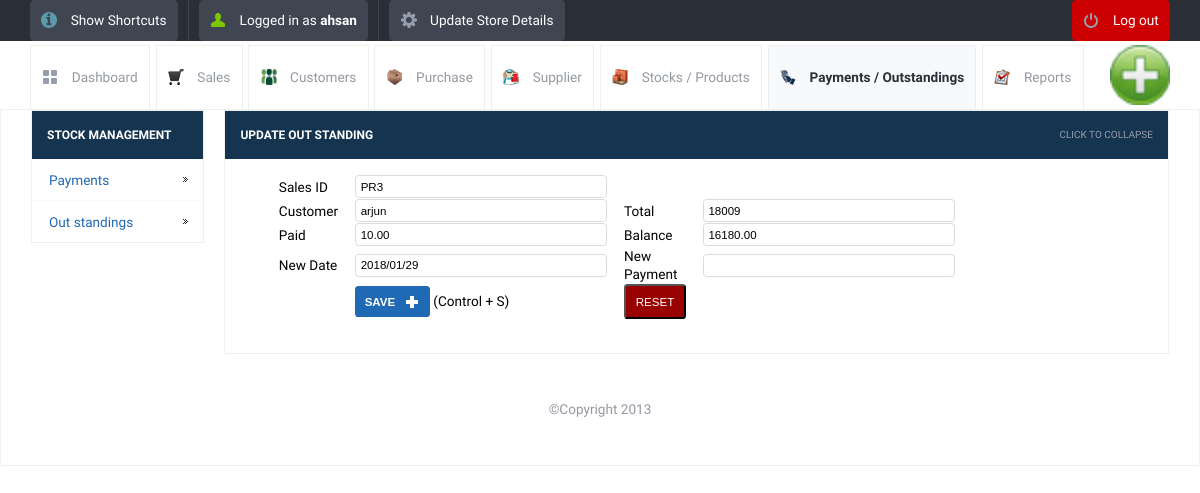
Screenshot of /update_out_standing.php?sid=PR3&table=stock_entries&return=view_out_standing.php (signed in) with the database file from the repository.
### tables this page shows
CREATE TABLE IF NOT EXISTS `stock_entries` (
  `id` int(10) unsigned NOT NULL AUTO_INCREMENT,
  `stock_id` varchar(120) NOT NULL,
  `stock_name` varchar(260) NOT NULL,
  `stock_supplier_name` varchar(200) NOT NULL,
  `category` varchar(120) NOT NULL,
  `quantity` int(11) NOT NULL,
  `company_price` decimal(10,2) NOT NULL,
  `selling_price` decimal(10,2) NOT NULL,
  `opening_stock` int(11) NOT NULL,
  `closing_stock` int(11) NOT NULL,
  `date` datetime NOT NULL,
  `username` varchar(120) NOT NULL,
  `type` varchar(50) NOT NULL,
  `salesid` varchar(120) NOT NULL,
  `total` decimal(10,2) NOT NULL,
  `payment` decimal(10,2) NOT NULL,
  `balance` decimal(10,2) NOT NULL,
  `mode` varchar(150) NOT NULL,
  `description` varchar(500) NOT NULL,
  `due` datetime NOT NULL,
  `subtotal` int(11) NOT NULL,
  `count1` int(11) NOT NULL,
  `billnumber` varchar(120) NOT NULL,
  PRIMARY KEY (`id`)
);

### lib/db.class.php (called while the page is built, shortened)
<?php
  class DB
  {
    function DB($base, $server, $user, $pass)
    {
     $myconnection =  mysql_select_db($base)              ;
    }
    function queryUniqueObject($query, $debug = -1)
    {
      $query = "$query LIMIT 1";
      $result = mysql_query($query) or $this->debugAndDie($query);
      return mysql_fetch_object($result);
    }
  }
?>

### init.php (called while the page is built, shortened)
<?php
	include("lib/db.class.php");
	$db = new DB($config['database'], $config['host'], $config['username'], $config['password']);
?>

### update_out_standing.php (the view, shortened to what this page needs)
<?php
include_once("init.php");
?>
<!DOCTYPE html>
<html lang="en">
<head>
	<link rel="stylesheet" href="css/style.css">
         <link rel="stylesheet" href="js/date_pic/date_input.css">
	<?php include_once("tpl/common_js.php"); ?>
</head>
<body>
	<?php include_once("tpl/top_bar.php"); ?>
	<div id="header-with-tabs">
		<div class="page-full-width cf">
			<ul id="tabs" class="fl">
                                <li><a href="dashboard.php" class="dashboard-tab">Dashboard</a></li>
				<li><a href="view_sales.php" class="sales-tab">Sales</a></li>
				<li><a href="view_customers.php" class=" customers-tab">Customers</a></li>
				<li><a href="view_purchase.php" class="purchase-tab">Purchase</a></li>
				<li><a href="view_supplier.php" class=" supplier-tab">Supplier</a></li>
				<li><a href="view_product.php" class="stock-tab">Stocks / Products</a></li>
				<li><a href="view_payments.php" class="active-tab payment-tab">Payments / Outstandings</a></li>
				<li><a href="view_report.php" class="report-tab">Reports</a></li>
			</ul>
			<a href="#" id="company-branding-small" class="fr"><img src="<?php if(isset($_SESSION['logo'])) { echo "upload/".$_SESSION['logo'];}else{ echo "upload/posnic.png"; } ?>" alt="Point of Sale" /></a>
		</div>
	</div>
	<div id="content">
		<div class="page-full-width cf">
			<div class="side-menu fl">
				<h3>Stock Management</h3>
				<ul>
					<li><a href="view_payments.php">Payments</a></li>
					<li><a href="view_out_standing.php">Out standings</a></li>
				</ul>
			</div>
			<div class="side-content fr">
				<div class="content-module">
					<div class="content-module-heading cf">
						<h3 class="fl">Update Out standing</h3>
						<span class="fr expand-collapse-text">Click to collapse</span>
					</div>
						<div class="content-module-main cf">
				<form name="form1" method="post" id="form1" action="">
                  <table class="form"  border="0" cellspacing="0" cellpadding="0">
				<?php
				if(isset($_GET['sid']))
				$id=$_GET['sid'];
				$line = $db->queryUniqueObject("SELECT * FROM stock_entries WHERE stock_id='$id'");
				?>
		<form name="form1" method="post" id="form1" action="">
                   <tr><td>&nbsp;</td>
                       <td>Sales ID</td>
                       <td><input name="stock_id" type="text" readonly="readonly" readonly="readonly" id="stockid" maxlength="200"  class="round default-width-input" value="<?php echo $line->stock_id ; ?> "/>
                      </td>
                   <td>&nbsp;</td></tr>
                    <tr><td>&nbsp;</td>
					<td>Customer</td>
                      <td><input name="customer" type="text" id="customer" maxlength="200" readonly="readonly" class="round default-width-input" value="<?php echo $line->stock_supplier_name  ; ?> "/></td>
                   <td>Total </td>
                      <td><input name="total"  type="text" id="tatal" maxlength="20" readonly="readonly"  class="round default-width-input"
					  value="<?php echo $line->subtotal ; ?>" /></td>
                    </tr>
                    <tr><td>&nbsp;</td>
                             <td>Paid </td>
                      <td><input name="paid"  type="text" id="paid" maxlength="20" readonly="readonly"  class="round default-width-input"
                                 value="<?php echo $line->payment ; ?>" onkeypress="return numbersonly(event)" /></td>
                    <td>Balance </td>
                    <td><input name="balance"  type="text" id="balance" readonly="readonly" maxlength="20"  class="round default-width-input"
                                 value="<?php echo $line->balance ; ?>" onkeypress="return numbersonly(event)" /></td>
                    </tr>
                    <tr>
                        <td></td>
                             <td>New Date </td>
                      <td><input name="date"  type="text" id="test1" maxlength="20"  class="round default-width-input"
                                 value="<?php echo date("Y/m/d"); ?>" /></td>
                    <td>New Payment </td>
                    <td><input name="new_payment" id="new_payment" type="text"  onkeypress="return numbersonly(event)"  maxlength="20" onkeyup="change_balance()" class="round default-width-input"
					 /></td>
                    </tr>
                    <tr>
                      <td>&nbsp;</td>
                      <td>&nbsp;</td>
                      <td>
                        <input  class="button round blue image-right ic-add text-upper" type="submit" name="Submit" value="Save">
						(Control + S)</td>
                        <td align="right"><input class="button round red   text-upper"  type="reset" name="Reset" value="Reset">
                        </td>
			<td>&nbsp;</td>
                    </tr>
                  </table>
                </form>
					</div>
				</div>
		</div>
	</div>
	<div id="footer">
		<p> &copy;Copyright 2013</p>
	</div>
</body>
</html>

### rows the page displays
stock_entries: stock_id "PR3", customer "arjun", total "18009", paid "10.00", balance "16180.00"

### other values shown
$POSNIC['username'] "ahsan"
